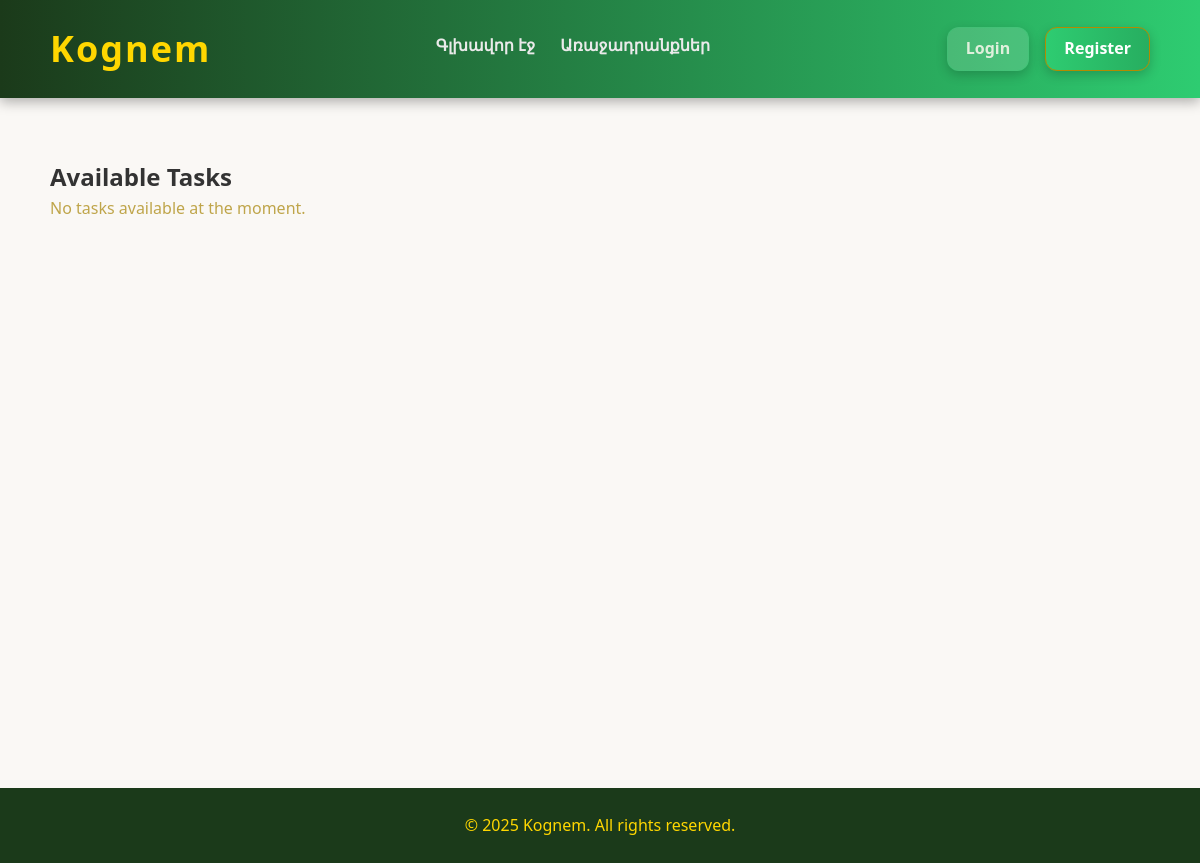
/ashxatanq/, run on an earlier commit of the app's database.
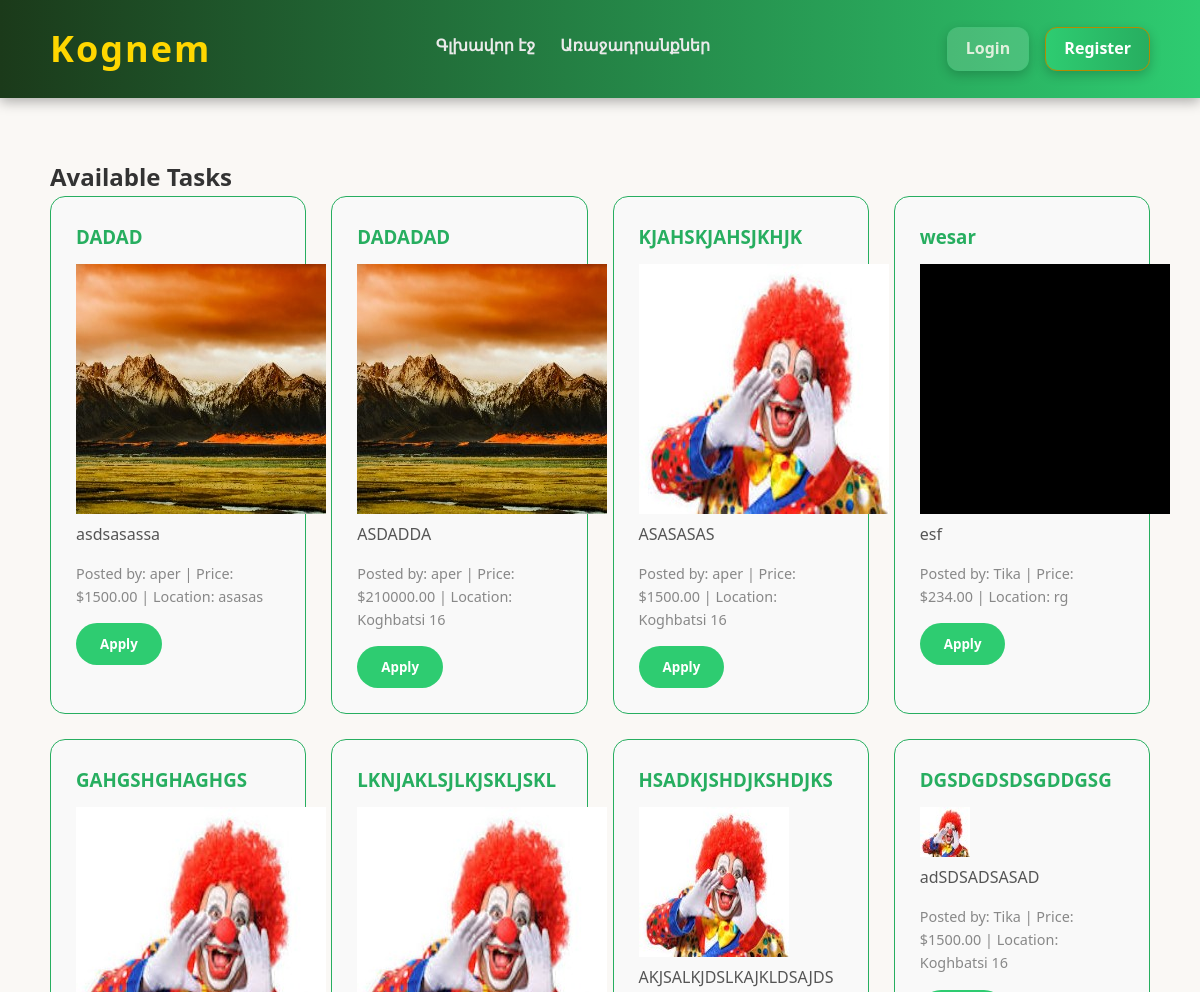
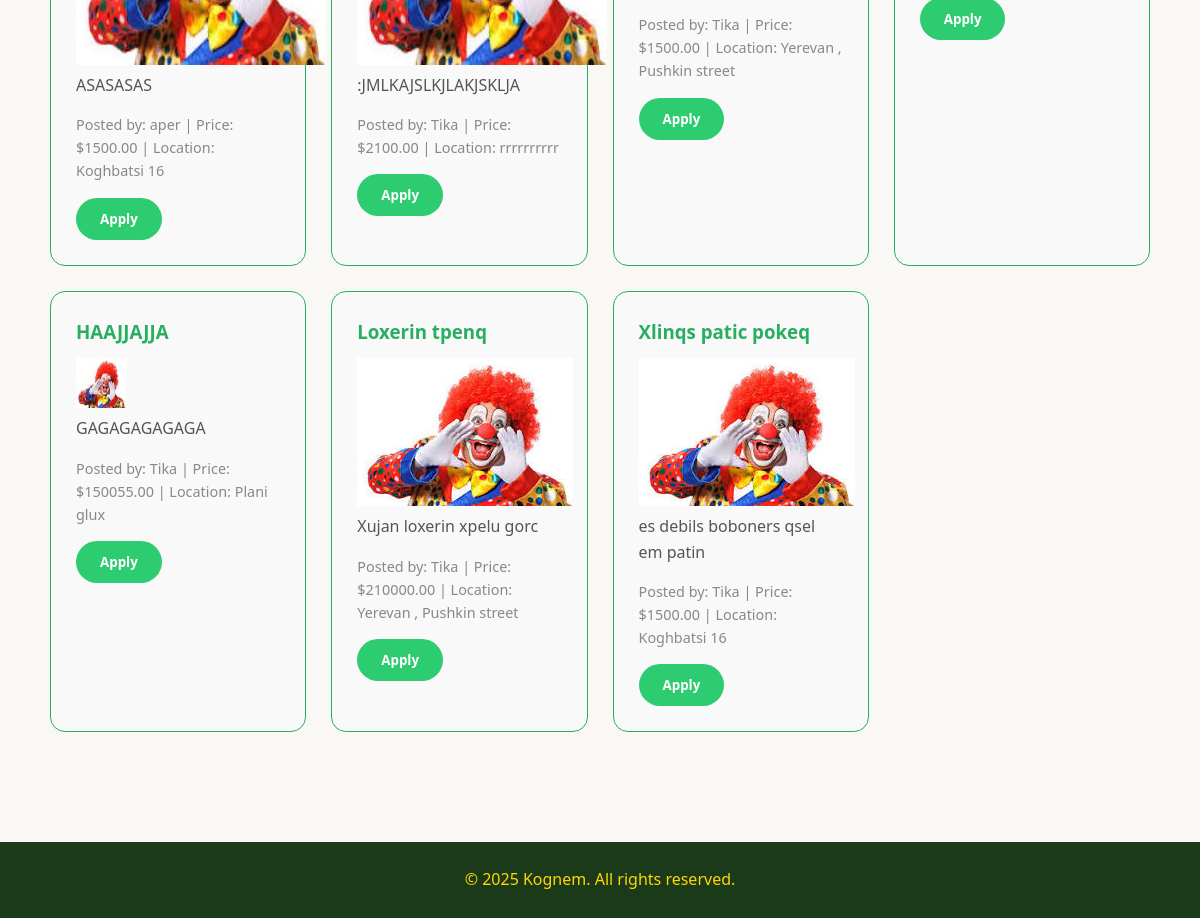
And on a later commit of the database (2 pictures, top to bottom).
### Kognem/models.py (models this page shows, shortened)
class Post(models.Model):
    STATUS_CHOICES = [
        ('pending', 'Pending'),
        ('approved', 'Approved'),
        ('rejected', 'Rejected'),
    ]
    title = models.CharField(max_length=255, default='')
    user = models.ForeignKey(User, on_delete=models.CASCADE, related_name='posts')
    image = models.ImageField(upload_to='posts/')
    description = models.TextField()
    location = models.CharField(max_length=255)
    price = models.DecimalField(max_digits=10, decimal_places=2)
    status = models.CharField(max_length=20, choices=STATUS_CHOICES, default='pending')
    rejection_reason = models.CharField(max_length=500, blank=True, null=True)
    created_at = models.DateTimeField(auto_now_add=True)
    updated_at = models.DateTimeField(auto_now=True)

### Kognem/views.py (the view)
# urls.py: path('ashxatanq/', views.ashxatanq, name='ashxatanq'),
def ashxatanq(request):
    approved_posts = Post.objects.filter(status='approved').order_by('-created_at')
    return render(request, 'ashxatanq.html', {
        'posts': approved_posts,
    })

### Kognem/templates/ashxatanq.html
{% extends 'base.html' %}
{% block body %}
    <h2>Available Tasks</h2>
    {% if posts %}
    <div class="tasks-grid">
        {% for post in posts %}
            {% if post.status == 'approved' %}
            <div class="task-card">
                <h3>{{ post.title }}</h3>
                {% if post.image %}
                    <img src="{{ post.image.url }}" alt="{{ post.title }}" class="task-image">
                {% endif %}
                <p>{{ post.description }}</p>
                <div class="task-meta">
                    Posted by: {{ post.user.username }} | Price: ${{ post.price }} | Location: {{ post.location }}
                </div>
                <button>Apply</button>
            </div>
            {% endif %}
        {% endfor %}
    </div>
    {% else %}
        <p style="color:#bfa54a;">No tasks available at the moment.</p>
    {% endif %}
</main>
{% endblock %}

What changed in the data, as far as the page shows it:
added Post: title "DADAD", image (picture), description "asdsasassa", user.username "aper", price "1500.00", location "asasas"
added Post: title "DADADAD", image (picture), description "ASDADDA", user.username "aper", price "210000.00", location "Koghbatsi 16"
added Post: title "KJAHSKJAHSJKHJK", image (picture), description "ASASASAS", user.username "aper", price "1500.00", location "Koghbatsi 16"
added Post: title "wesar", image (picture), description "esf", user.username "Tika", price "234.00", location "rg"
added Post: title "GAHGSHGHAGHGS", image (picture), description "ASASASAS", user.username "aper", price "1500.00", location "Koghbatsi 16"
added Post: title "LKNJAKLSJLKJSKLJSKL", image (picture), description ":JMLKAJSLKJLAKJSKLJA", user.username "Tika", price "2100.00", location "rrrrrrrrrr"
added Post: title "HSADKJSHDJKSHDJKS", image (picture), description "AKJSALKJDSLKAJKLDSAJDS", user.username "Tika", price "1500.00", location "Yerevan , Pushkin street"
added Post: title "DGSDGDSDSGDDGSG", image (picture), description "adSDSADSASAD", user.username "Tika", price "1500.00", location "Koghbatsi 16"
added Post: title "HAAJJAJJA", image (picture), description "GAGAGAGAGAGA", user.username "Tika", price "150055.00", location "Plani glux"
added Post: title "Loxerin tpenq", image (picture), description "Xujan loxerin xpelu gorc", user.username "Tika", price "210000.00", location "Yerevan , Pushkin street"
added Post: title "Xlinqs patic pokeq", image (picture), description "es debils boboners qsel em patin", user.username "Tika", price "1500.00", location "Koghbatsi 16"
Also different on the page:
text no longer shown: "No tasks available at the moment."
